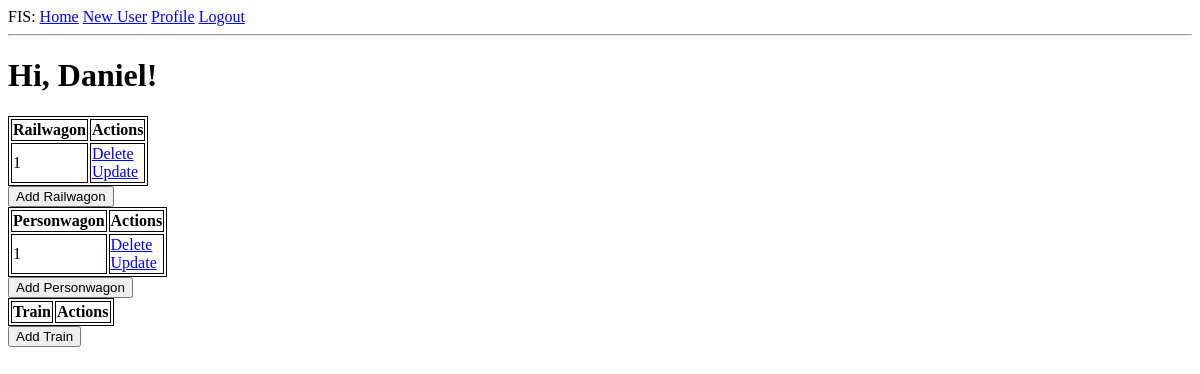
Before: /index (signed in) with the older database file.
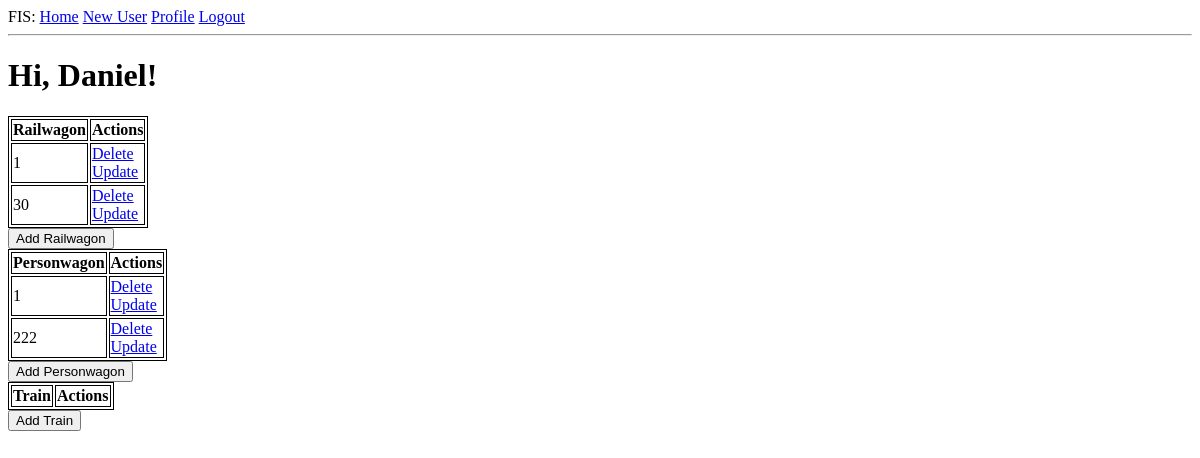
After: the same page with the newer database file.
### app/models.py (models this page shows, shortened)
class User(UserMixin, db.Model):
    id = db.Column(db.Integer, primary_key=True)
    username = db.Column(db.String(64), index=True, unique=True)
    email = db.Column(db.String(120), index=True, unique=True)
    password_hash = db.Column(db.String(128))
    posts = db.relationship('Post', backref='author', lazy='dynamic')

class Railwagon(db.Model):
    id = db.Column(db.Integer, primary_key=True)
    max_traction = db.Column(db.Integer, nullable=False)
    width = db.Column(db.Integer, nullable=False)
    train_rw = db.relationship('Train', backref='railwagon', uselist=False)

class Personwagon(db.Model):
    id = db.Column(db.Integer, primary_key=True)
    seats = db.Column(db.Integer, nullable=False)
    max_weight = db.Column(db.Integer, nullable=False)
    width = db.Column(db.Integer, nullable=False)
    train_id_pw = db.Column(db.Integer, db.ForeignKey('train.id'))

### app/routes.py (the view)
@app.route('/')
@app.route('/index')
@login_required
def index():
    railwagons = Railwagon.query.all()
    personwagons = Personwagon.query.all()
    trains = Train.query.all()
    return render_template('index.html', title='Home', railwagons=railwagons, personwagons=personwagons, trains=trains)

### app/models.py (called while the page is built)
@login.user_loader
def load_user(id):
    return User.query.get(int(id))

### app/templates/index.html (shortened to what this page needs)
{% extends "base.html" %}
{% block content %}
    <h1>Hi, {{ current_user.username }}!</h1>
    <table>
        <tr>
            <th>Railwagon</th>
            <th>Actions</th>
        </tr>
        {% for railwagon in railwagons %}
        <tr>
            <td>{{ railwagon.id }}</td>
            <td>
                <a href="/deleteRw/{{railwagon.id}}">Delete</a>
                <br>
                <a href="/updateRw/{{railwagon.id}}">Update</a>
            </td>
        </tr>
        {% endfor %}
    </table>
    <a href="{{ url_for('railwagon') }}">
       <button>Add Railwagon</button>
    </a>
    <table>
        <tr>
            <th>Personwagon</th>
            <th>Actions</th>
        </tr>
        {% for personwagon in personwagons %}
        <tr>
            <td>{{ personwagon.id }}</td>
            <td>
                <a href="/deletePw/{{personwagon.id}}">Delete</a>
                <br>
                <a href="/updatePw/{{personwagon.id}}">Update</a>
            </td>
        </tr>
        {% endfor %}
    </table>
    <a href="{{ url_for('personwagon') }}">
       <button>Add Personwagon</button>
    </a>
    <table>
        <tr>
            <th>Train</th>
            <th>Actions</th>
        </tr>
    </table>
    <a href="{{ url_for('train') }}">
       <button>Add Train</button>
    </a>
{% endblock %}

### app/templates/base.html (shortened to what this page needs)
<!doctype html>
<html>
    <head>
    </head>
    <body>
        <div>
            FIS:
            <a href="{{ url_for('index') }}">Home</a>
            {% if current_user.is_anonymous %}
            <a href="{{ url_for('login') }}">Login</a>
            {% else %}
            <a href="{{ url_for('newUser') }}">New User</a>
            <a href="{{ url_for('user', username=current_user.username) }}">Profile</a>
            <a href="{{ url_for('logout') }}">Logout</a>
            {% endif %}
        </div>
        <hr>
        {% block content %}{% endblock %}
    </body>
</html>

### app/templates/base.html (style rules this page uses)
table, th, td { border: 1px solid black; }

Changed rows visible on the page:
added Railwagon: id "30"
added Personwagon: id "222"
